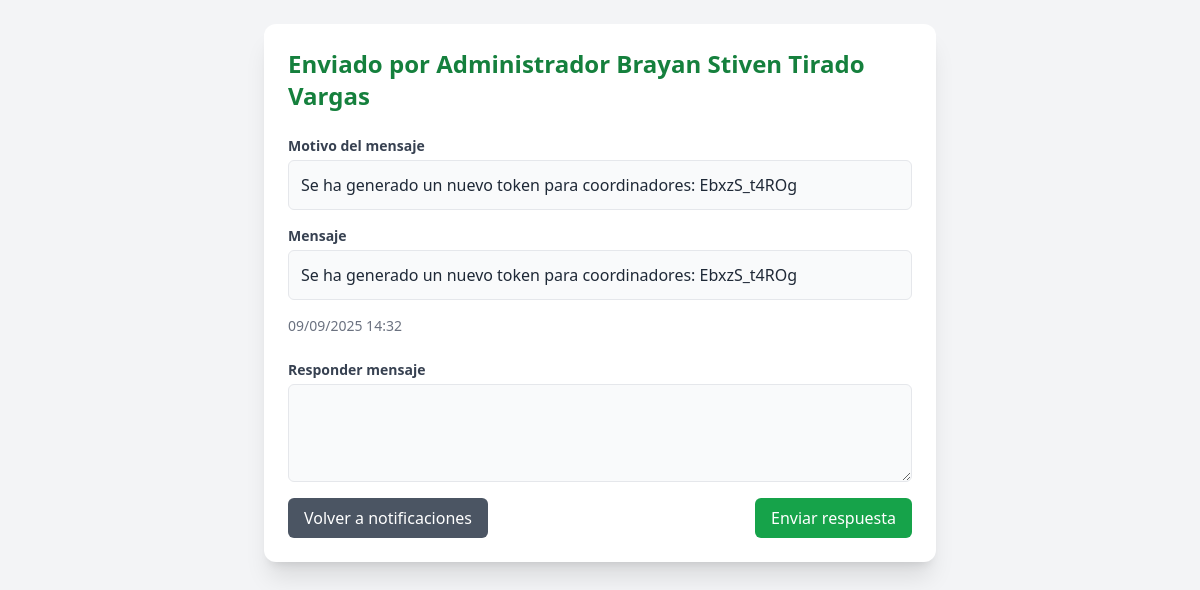
Before: /coordinador/notificacion/1 (signed in) with the older database file.
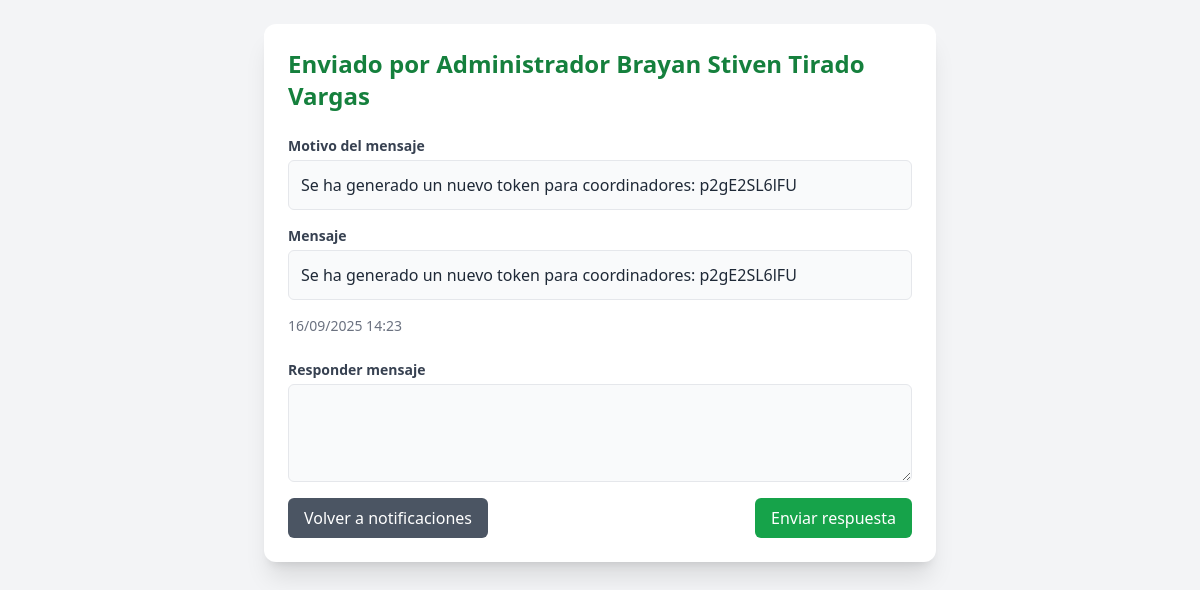
After: the same page with the newer database file.
### app/models/users.py (models this page shows)
class Notificacion(db.Model):
    __tablename__ = 'notificacion'
    id = db.Column(db.Integer, primary_key=True)
    mensaje = db.Column(db.Text, nullable=False)
    remitente_id = db.Column(db.Integer, nullable=False)
    rol_remitente = db.Column(db.String(50), nullable=False)
    destinatario_id = db.Column(db.Integer, nullable=True)
    rol_destinatario = db.Column(db.String(50), nullable=True)
    visto = db.Column(db.Boolean, default=False)
    fecha_creacion = db.Column(db.DateTime, default=datetime.utcnow)

### app/routes/coordinador_route.py (the view)
@bp.route('/notificacion/<int:noti_id>')
@login_required
def ver_notificacion(noti_id):
    noti = Notificacion.query.get_or_404(noti_id)
    noti.visto = True
    db.session.commit()
    remitente_nombre = obtener_remitente(noti)
    fecha_local = noti.fecha_creacion - timedelta(hours=5)  # Ajuste a GMT-5 (Colombia)
    return render_template(
        'notificacion/ver_notificacion.html',
        notificacion=noti,
        remitente_nombre=remitente_nombre,
        now=datetime.now(),
        fecha_local=fecha_local
    )

### app/__init__.py (called while the page is built)
@login_manager.user_loader
def load_user(user_id):
    from app.models.users import Aprendiz, Instructor, Coordinador, Administrador
    try:
        role, id = user_id.split("-")
        id = int(id)
    except (ValueError, AttributeError):
        return None
    if role == "aprendiz":
        return Aprendiz.query.get(id)
    elif role == "instructor":
        return Instructor.query.get(id)
    elif role == "coordinador":
        return Coordinador.query.get(id)
    elif role == "administrador":
        return Administrador.query.get(id)
    return None

### app/templates/notificacion/ver_notificacion.html (shortened to what this page needs)
<!DOCTYPE html>
<html lang="es">
<head>
    <script src="https://cdn.tailwindcss.com"></script>
</head>
<body class="bg-gray-100 p-6">
<div class="container mx-auto bg-white shadow-xl rounded-xl p-6 max-w-2xl">
    <h2 class="text-2xl font-bold mb-6 text-green-700">
        Enviado por {{ notificacion.rol_remitente }} {{ remitente_nombre }}
    </h2>
    <div class="mb-4">
        <label class="block text-sm font-semibold text-gray-700 mb-1">Motivo del mensaje</label>
        <div class="p-3 border rounded-md bg-gray-50 text-gray-800">
            {{ notificacion.mensaje.split(']')[0].replace('[','') }}
        </div>
    </div>
    <div class="mb-4">
        <label class="block text-sm font-semibold text-gray-700 mb-1">Mensaje</label>
        <div class="p-3 border rounded-md bg-gray-50 text-gray-800">
            {{ notificacion.mensaje.split(']')[1] if ']' in notificacion.mensaje else notificacion.mensaje }}
        </div>
    </div>
    <p class="text-sm text-gray-500 mb-6">
        {{ fecha_local.strftime('%d/%m/%Y %H:%M') }}
    </p>
    <form id="respuestaForm" method="POST"
      action="{% if current_user.__class__.__name__ == 'Administrador' %}
                  {{ url_for('adm_bp.responder_notificacion', noti_id=notificacion.id) }}
              {% elif current_user.__class__.__name__ == 'Coordinador' %}
                  {{ url_for('coordinador_bp.responder_notificacion', noti_id=notificacion.id) }}
              {% elif current_user.__class__.__name__ == 'Instructor' %}
                  {{ url_for('instructor_bp.responder_notificacion', noti_id=notificacion.id) }}
              {% elif current_user.__class__.__name__ == 'Aprendiz' %}
                  {{ url_for('aprendiz_bp.responder_notificacion', noti_id=notificacion.id) }}
              {% endif %}">
        <div class="mb-4">
            <label for="respuesta" class="block text-sm font-semibold text-gray-700 mb-1">Responder mensaje</label>
            <textarea name="respuesta" id="respuesta" rows="3"
                      class="mt-1 block w-full border rounded-md p-3 bg-gray-50 focus:outline-none focus:ring-2 focus:ring-green-500"></textarea>
        </div>
        <div class="flex justify-between">
            {% if current_user.__class__.__name__ == 'Administrador' %}
                <a href="{{ url_for('adm_bp.notificaciones') }}"
                   class="px-4 py-2 bg-gray-600 text-white rounded-md hover:bg-gray-700">
                    Volver a notificaciones
                </a>
            {% elif current_user.__class__.__name__ == 'Coordinador' %}
                <a href="{{ url_for('coordinador_bp.notificaciones') }}"
                   class="px-4 py-2 bg-gray-600 text-white rounded-md hover:bg-gray-700">
                    Volver a notificaciones
                </a>
            {% elif current_user.__class__.__name__ == 'Instructor' %}
                <a href="{{ url_for('instructor_bp.notificaciones') }}"
                   class="px-4 py-2 bg-gray-600 text-white rounded-md hover:bg-gray-700">
                    Volver a notificaciones
                </a>
            {% elif current_user.__class__.__name__ == 'Aprendiz' %}
                <a href="{{ url_for('aprendiz_bp.notificaciones') }}"
                   class="px-4 py-2 bg-gray-600 text-white rounded-md hover:bg-gray-700">
                    Volver a notificaciones
                </a>
            {% endif %}
            <button type="submit"
                    class="px-4 py-2 bg-green-600 text-white rounded-md hover:bg-green-700">
                Enviar respuesta
            </button>
        </div>
    </form>
</div>
</body>
</html>

Changed rows visible on the page:
changed Notificacion "Administrador": mensaje.split "Se ha generado un nuevo token para coordinadores: EbxzS_t4ROg" → "Se ha generado un nuevo token para coordinadores: p2gE2SL6lFU"; mensaje "Se ha generado un nuevo token para coordinadores: EbxzS_t4ROg" → "Se ha generado un nuevo token para coordinadores: p2gE2SL6lFU"
Other visible differences:
{{ fecha_local.strftime('%d/%m/%Y %H:%M') }}: "09/09/2025 14:32" → "16/09/2025 14:23"
